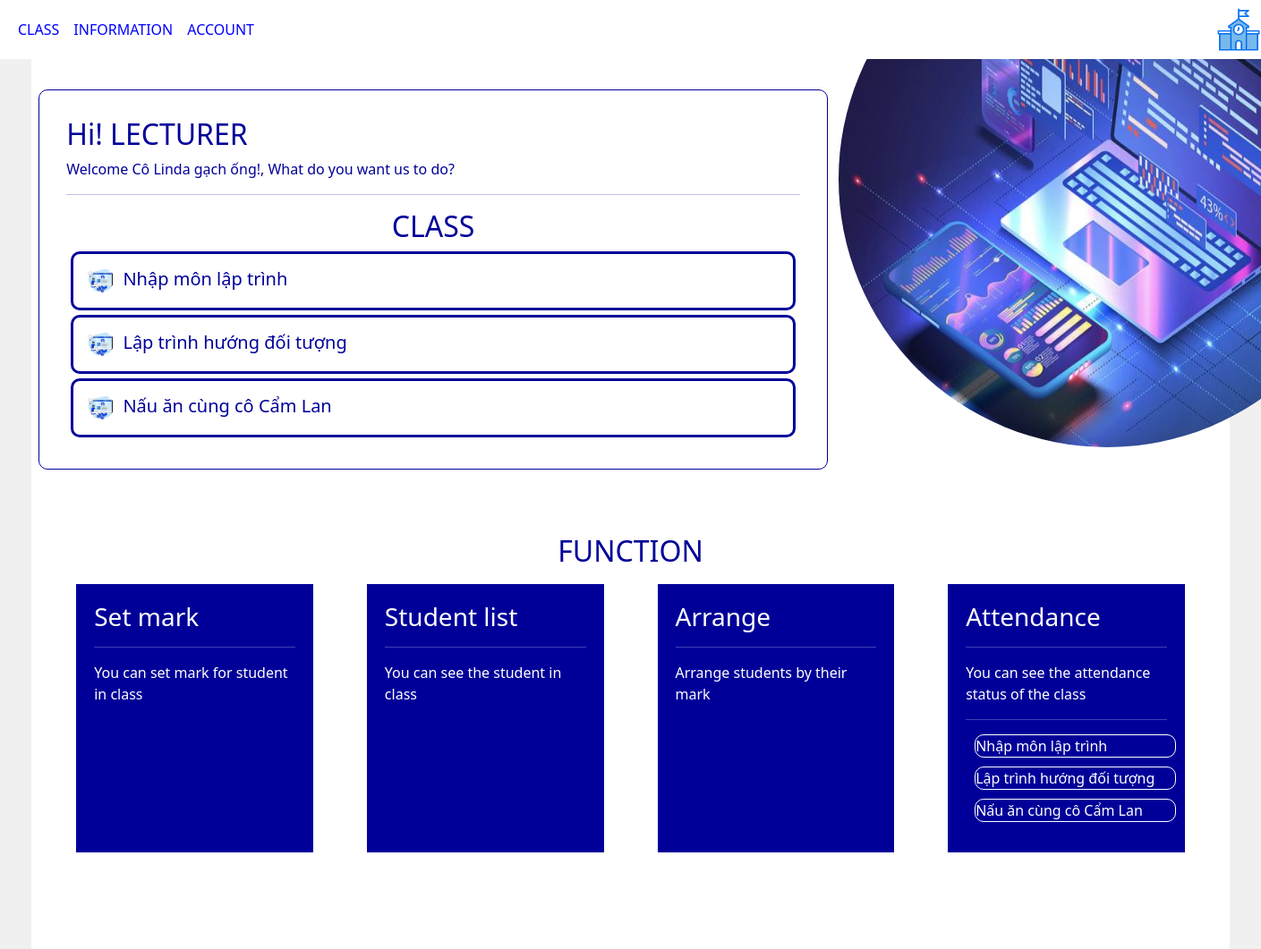
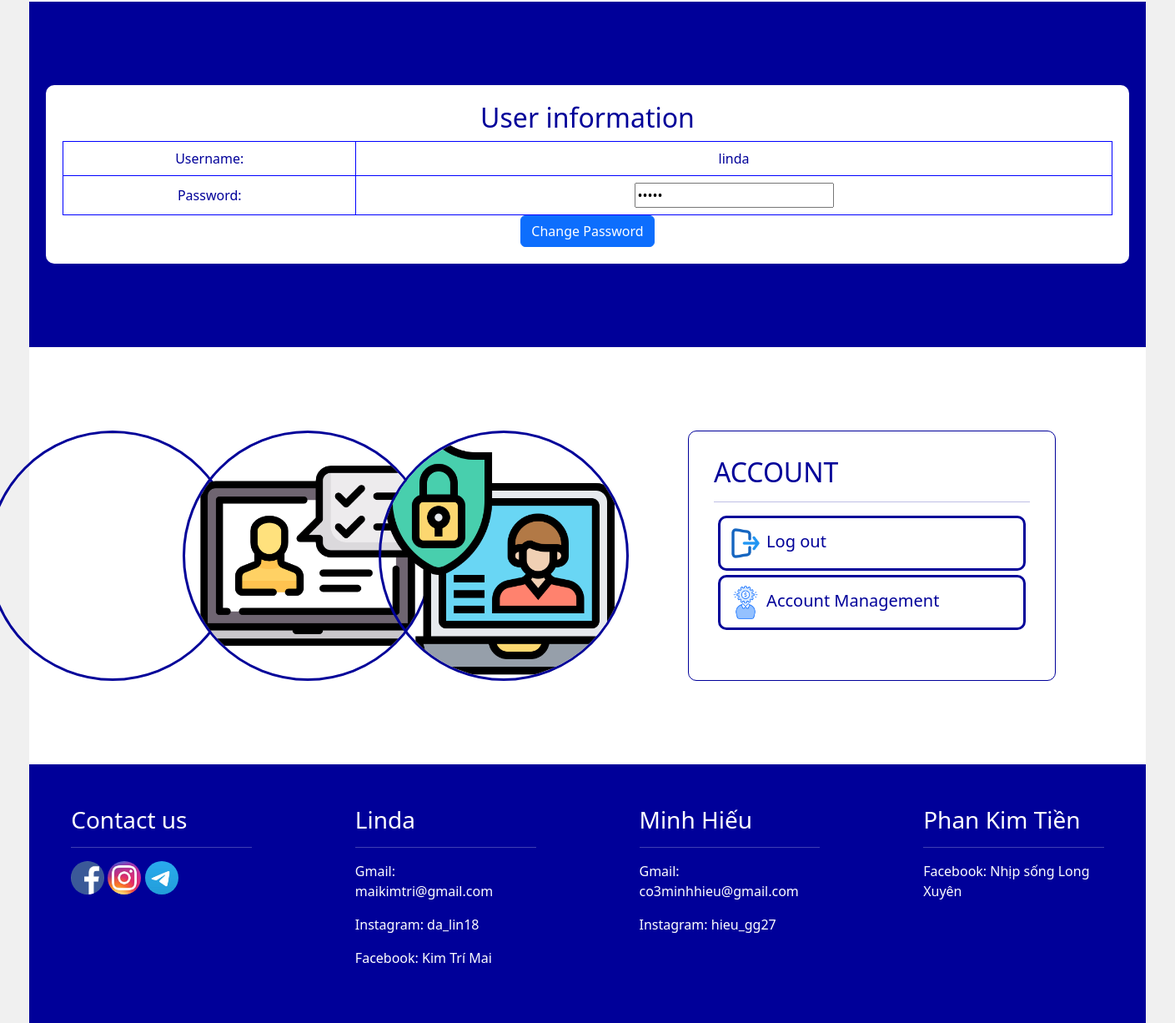
Screenshot of /accountManagement/lecturer/3 with the database file from the repository (2 pictures, top to bottom).
### attendance/models.py (models this page shows, shortened)
class Teacher(models.Model):
    user = models.OneToOneField(User, on_delete=models.CASCADE, null = True, verbose_name="Tài khoản giảng viên")
    name = models.CharField(max_length=100, verbose_name="Tên")
    teacher_id = models.CharField(max_length=20, unique=True, null=True, verbose_name="Mã số giảng viên")

class Class(models.Model):
    class_name = models.CharField(max_length=100, verbose_name="Lớp học")
    teacher = models.ForeignKey('Teacher', on_delete=models.SET_NULL, null=True, verbose_name="Giảng viên đứng lớp")
    start_date = models.DateField(default=datetime.now,verbose_name="Ngày bắt đầu")
    start_time = models.TimeField(null=True, verbose_name="Giờ học")
    def student_list(self):
        students_in_class = Student.objects.filter(class_name=self)
        return ', '.join([student.name for student in students_in_class])
    student_list.short_description = 'Danh sách sinh viên'

class User(models.Model):
    ROLE_CHOICES = [
        ('Teacher', 'Teacher'),
        ('Student', 'Student'),
    ]
    username = models.CharField(max_length=100, unique=True)
    password = models.CharField(max_length=100)
    role = models.CharField(max_length=10, choices=ROLE_CHOICES, verbose_name="Chức vụ")

### attendance/views.py (the view, shortened to what this page needs)
# urls.py: path('accountManagement/<str:role>/<int:id>',views.getAccountManagement,name='accountManagement'),
def getAccountManagement(request,role,id):
    if role == 'student':
        user = Student.objects.get(id=id)
    elif role == 'lecturer':
        user = Teacher.objects.get(id=id)
        classes = Class.objects.filter(teacher=user)
    context = {
        'user': user,
        'classes': classes
    }
    return render(request, 'interface/AccountManagement.html', context)

### attendance/templates/interface/AccountManagement.html (shortened to what this page needs)
{% extends "page/interface_base.html" %}
{% load static %}
{% block sayhi %}
    {% if user.user.role == "Student" %}
        <h2>Hi! STUDENT</h2>
        <p>Welcome {{user.name}}!, What do you want us to do? </p>
        <hr>
        <h2 class="text-center">CLASS</h2>
        <a href="{% url 'AttendanceForStudent' user.id %}">
            <div class="class-list-item">
                <div class="icon-class"><img src="{% static 'attendance/icon1.jpg' %}" alt="" width="40px" height="40px"></div>
                <div class="link-class">Get Attendance</div>
            </div>
        </a>
        <a href="{% url 'Mark' user.id %}">
            <div class="class-list-item">
                <div class="icon-class"><img src="{% static 'attendance/icon1.jpg' %}" alt="" width="40px" height="40px"></div>
                <div class="link-class">Get Mark</div>
            </div>
        </a>
    {% else %}
        <h2>Hi! LECTURER</h2>
        <p>Welcome {{user.name}}!, What do you want us to do? </p>
        <hr>
        <h2 class="text-center">CLASS</h2>
        {% for class in classes %}
        <a href="{% url 'Class' class.id %}">
            <div class="class-list-item">
                <div class="icon-class"><img src="{% static 'attendance/icon1.jpg' %}" alt="" width="40px" height="40px"></div>
                <div class="link-class">{{class.class_name}}</div>
            </div>
        </a>
        {% endfor %}
    {% endif %}
{% endblock sayhi %}
{% block func %}
    {% if user.user.role == "Teacher" %}
    <br>
    <br>
    <br>
    <h2 class="text-center">FUNCTION</h2>
    <div class="func-table">
        <div class="func1">
            <h3>Set mark</h3>
            <hr>
            <p>You can set mark for student in class</p>
        </div>
        <div class="func2">
            <h3>Student list</h3>
            <hr>
            <p>You can see the student in class</p>
        </div>
        <div class="func3">
            <h3>Arrange</h3>
            <hr>
            <p>Arrange students by their mark</p>
        </div>
        <div class="func4">
            <h3>Attendance</h3>
            <hr>
            <p>You can see the attendance status of the class</p>
            <hr>
            {% for class in classes %}
                <a class="dropdown-item atd-list" href="{% url 'AttendanceList' class.id %}">
                    {{class.class_name}}
                </a>
            {% endfor %}
        </div>
    </div>
    {% endif %}
{% endblock func %}
{% block section2 %}
    <div class="in4">
        <h2>
            User information
        </h2>
        <table class="acc">
            <tr>
                <td>
                    Username:
                </td>
               <td>
                    {{user.user.username}}
               </td>
            </tr>
            <tr>
                <td>
                    <label for="oldPass">Password:</label><br>
                </td>
               <td>
                    <input type="password" name="oldPass" id="oldPassDefault" value="{{user.user.password}}">
               </td>
            </tr>
        </table>
        <div class="d-flex justify-content-center">
            <button class="btn btn-primary" onclick="ShowForm()">
                 Change Password
            </button>
        </div>
    </div>
{% endblock section2 %}
{% block section3 %}
    {% if user.user.role == "Student" %}
    <div class="row">
        <div class="col-8">
            <div class="account-icon">
                <img src="{% static 'attendance/icon4.png' %}" alt="" width="300px" height="300px" class="acc-item">
                <img src="{% static 'attendance/icon5.png' %}" alt="" width="300px" height="300px" class="acc-item">
                <img src="{% static 'attendance/icon6.png' %}" alt="" width="300px" height="300px" class="acc-item">
            </div>
        </div>
        <div class="col-4 class-list acc">
            <h2>ACCOUNT</h2>
            <hr>
            <a href="{% url 'home' %}">
                <div class="class-list-item">
                    <div class="icon-class"><img src="{% static 'attendance/icon7.png' %}" alt="" width="40px" height="40px"></div>
                    <div class="link-class">Log out</div>
                </div>
            </a>
            <a href="{% url 'accountManagement' 'student' user.id %}">
                <div class="class-list-item">
                    <div class="icon-class"><img src="{% static 'attendance/icon8.png' %}" alt="" width="40px" height="40px"></div>
                    <div class="link-class">Account Management</div>
                </div>
            </a>
        </div>
    </div>
    {% else %}
    <div class="row">
        <div class="col-8">
            <div class="account-icon">
                <img src="{% static 'attendance/icon4.png' %}" alt="" width="300px" height="300px" class="acc-item">
                <img src="{% static 'attendance/icon5.png' %}" alt="" width="300px" height="300px" class="acc-item">
                <img src="{% static 'attendance/icon6.png' %}" alt="" width="300px" height="300px" class="acc-item">
            </div>
        </div>
        <div class="col-4 class-list acc">
            <h2>ACCOUNT</h2>
            <hr>
            <a href="{% url 'home' %}">
                <div class="class-list-item">
                    <div class="icon-class"><img src="{% static 'attendance/icon7.png' %}" alt="" width="40px" height="40px"></div>
                    <div class="link-class">Log out</div>
                </div>
            </a>
            <a href="{% url 'accountManagement' 'lecturer' user.id %}">
                <div class="class-list-item">
                    <div class="icon-class"><img src="{% static 'attendance/icon8.png' %}" alt="" width="40px" height="40px"></div>
                    <div class="link-class">Account Management</div>
                </div>
            </a>
        </div>
    </div>
    {% endif %}
{% endblock section3 %}

### attendance/static/attendance/styles.css (style rules this page uses)
a { color: inherit; text-decoration: none; }
table { width: 100%; border: 1px solid blue; }
td,tr { border: 1px solid blue; text-align: center; padding: 8px; }
h2 { text-align: center; }

### attendance/static/attendance/Main.css (style rules this page uses)
body { display: flex; flex-direction: column; align-items: center; background-color: #f0f0f0; width: 100vw; overflow-x: hidden; }
div.class-list > * { text-align: left; }
div.class-list { padding: 30px; border: 1px solid #000099; border-radius: 10px; }
div.class-list-item > * { display: inline-block; }
div.class-list-item { padding: 10px; margin: 5px; border: 3px solid #000099; border-radius: 10px; color: #000099; font-size: 20px; }
.func-table { display: flex; align-items: center; justify-content: center; }
.func1,.func2,.func3,.func4 { background-color: #000099; color: #ffffff; padding: 20px; margin: 10px 30px; width: 300px; height: 300px; box-sizing: border-box; }
.in4 { background-color: #ffffff; color: #000099; width: 100%; height: 100%; border-radius: 10px; padding: 20px; overflow-x: auto; }
.acc-item { border: 3px solid #000099; border-radius: 50%; margin-left: -70px; }
div.acc { margin-left: -100px; }
.atd-list { border: 1px solid #ffffff; border-radius: 10px; margin: 10px; }

### rows the page displays
Teacher: name "Cô Linda gạch ống", user.username "linda"
Class: class_name "Nhập môn lập trình"
Class: class_name "Lập trình hướng đối tượng"
Class: class_name "Nấu ăn cùng cô Cẩm Lan"
